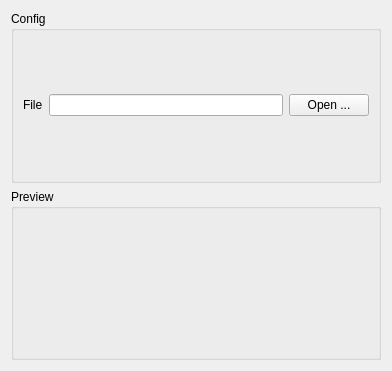
<?xml version="1.0" encoding="UTF-8"?>
<ui version="4.0">
 <class>VolumeRenderingWindow</class>
 <widget class="QWidget" name="VolumeRenderingWindow">
  <property name="geometry">
   <rect>
    <x>0</x>
    <y>0</y>
    <width>392</width>
    <height>371</height>
   </rect>
  </property>
  <property name="windowTitle">
   <string>Form</string>
  </property>
  <layout class="QGridLayout" name="gridLayout_2">
   <item row="0" column="0">
    <layout class="QGridLayout" name="gridLayout">
     <item row="1" column="0">
      <widget class="QGroupBox" name="groupBox">
       <property name="title">
        <string>Preview</string>
       </property>
       <layout class="QGridLayout" name="gridLayout_3">
        <item row="0" column="0">
         <layout class="QVBoxLayout" name="previewLayout"/>
        </item>
       </layout>
      </widget>
     </item>
     <item row="0" column="0">
      <widget class="QGroupBox" name="groupBox_2">
       <property name="title">
        <string>Config</string>
       </property>
       <layout class="QGridLayout" name="gridLayout_5">
        <item row="0" column="0">
         <layout class="QGridLayout" name="gridLayout_4">
          <item row="0" column="1">
           <widget class="QLineEdit" name="fileEdit">
            <property name="readOnly">
             <bool>true</bool>
            </property>
           </widget>
          </item>
          <item row="0" column="0">
           <widget class="QLabel" name="label">
            <property name="text">
             <string>File</string>
            </property>
           </widget>
          </item>
          <item row="0" column="2">
           <widget class="QPushButton" name="openButton">
            <property name="text">
             <string>Open ...</string>
            </property>
           </widget>
          </item>
         </layout>
        </item>
       </layout>
      </widget>
     </item>
    </layout>
   </item>
  </layout>
 </widget>
 <resources/>
 <connections/>
</ui>
